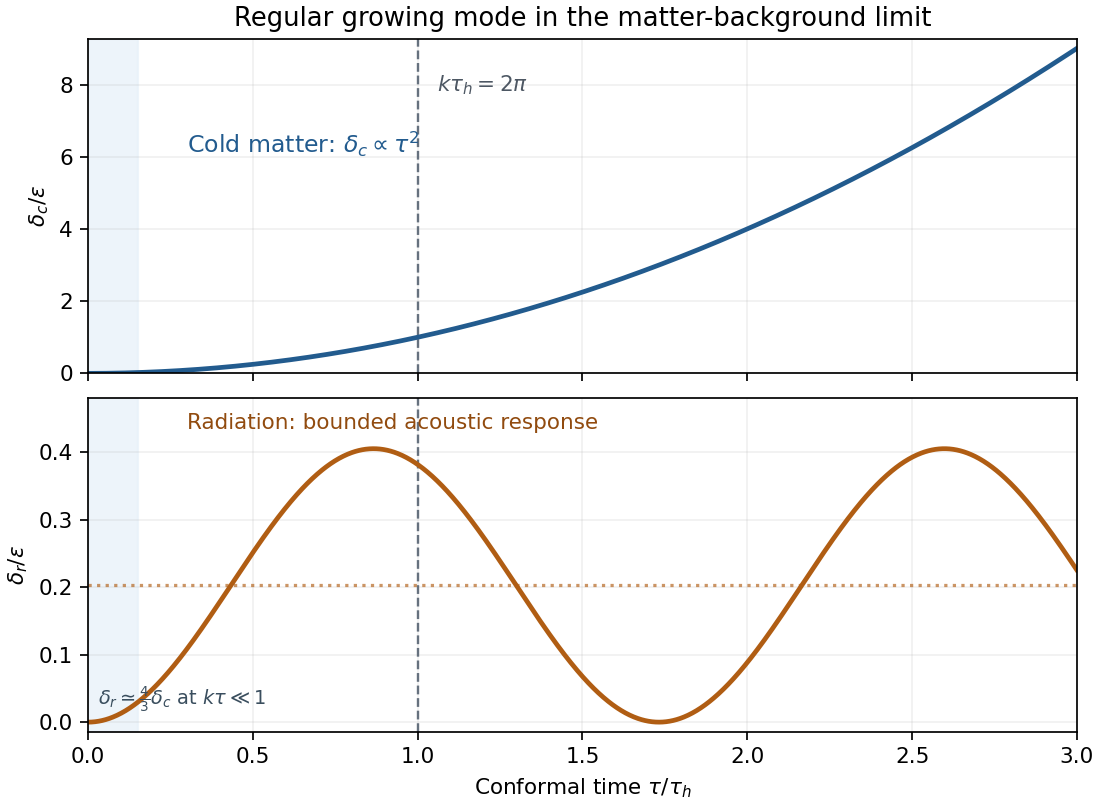

The Python source for this figure:
"""Matter-background CDM/radiation illustration; Python 3.14, NumPy 2.3.5, Matplotlib 3.10.7."""
from pathlib import Path
import os
os.environ.setdefault("MPLCONFIGDIR", "/tmp/codex-wiki-matplotlib")
import matplotlib
matplotlib.use("Agg")
import matplotlib.pyplot as plt
import numpy as np

x = np.linspace(0, 3.0, 1400)  # conformal time divided by wavelength/horizon crossing time
cdm = x**2
rad = 8.0 / (2.0 * np.pi)**2 * (1.0 - np.cos(2.0 * np.pi * x / np.sqrt(3.0)))

fig, axes = plt.subplots(2, 1, figsize=(7.1, 5.2), sharex=True, constrained_layout=True)
fig.patch.set_facecolor("white")
for ax in axes:
    ax.set_facecolor("white")
    ax.axvspan(0, 0.15, color="#e9f2f9", alpha=0.8)
    ax.axvline(1, color="#66717e", linestyle="--", linewidth=1.1)
    ax.grid(alpha=0.18)
    ax.set_xlim(0, 3)
axes[0].plot(x, cdm, color="#225b8e", linewidth=2.2)
axes[0].set_ylabel(r"$\delta_c/\varepsilon$")
axes[0].set_ylim(0, 9.25)
axes[0].text(1.06, 7.8, r"$k\tau_h=2\pi$", color="#4d5763", fontsize=10)
axes[0].text(0.3, 6.1, r"Cold matter: $\delta_c\propto\tau^2$", color="#225b8e", fontsize=11)
axes[0].set_title("Regular growing mode in the matter-background limit", fontsize=12)
axes[1].plot(x, rad, color="#b05d13", linewidth=2.2)
axes[1].set_ylabel(r"$\delta_r/\varepsilon$")
axes[1].set_ylim(-0.015, 0.48)
axes[1].axhline(8/(2*np.pi)**2, color="#b05d13", linestyle=":", alpha=0.65)
axes[1].text(0.3, 0.435, "Radiation: bounded acoustic response", color="#914b0f", fontsize=10)
axes[1].set_xlabel(r"Conformal time $\tau/\tau_h$")
axes[1].text(0.03, 0.025, r"$\delta_r\simeq\frac{4}{3}\delta_c$ at $k\tau\ll1$", fontsize=9, color="#3a4e5e")
fig.savefig(Path.cwd() / "paper-67-matter-era-horizon.png", dpi=155, facecolor="white", transparent=False)
plt.close(fig)
